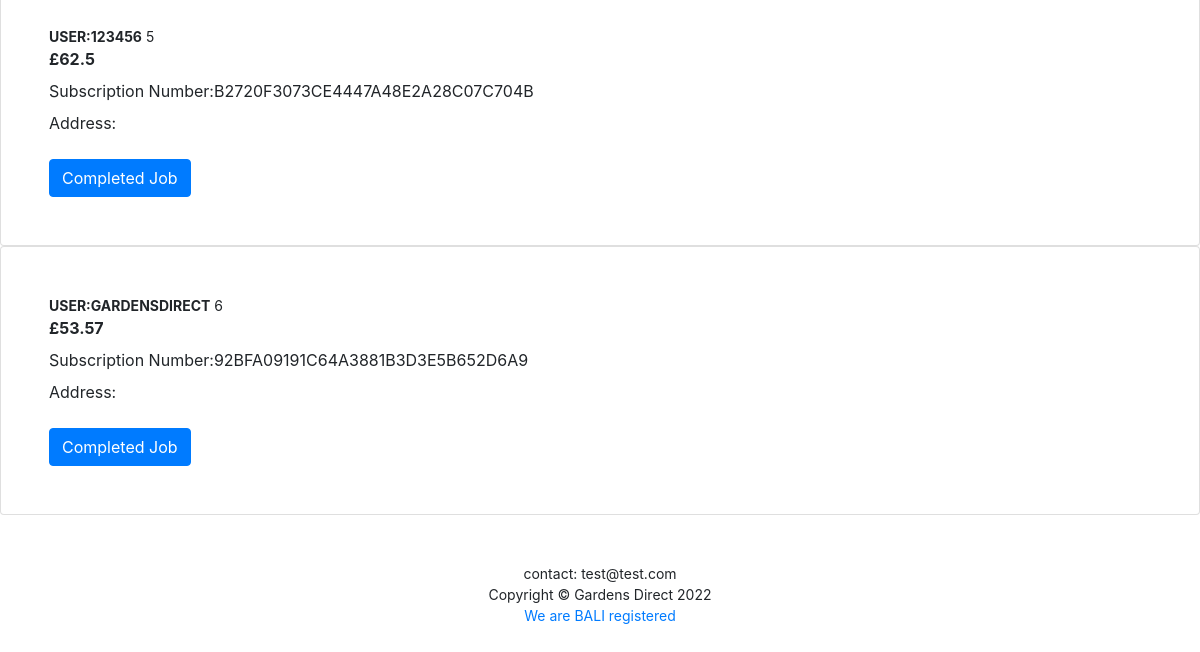
Page /site_owner/ (signed in, lower part) on the earlier database version.
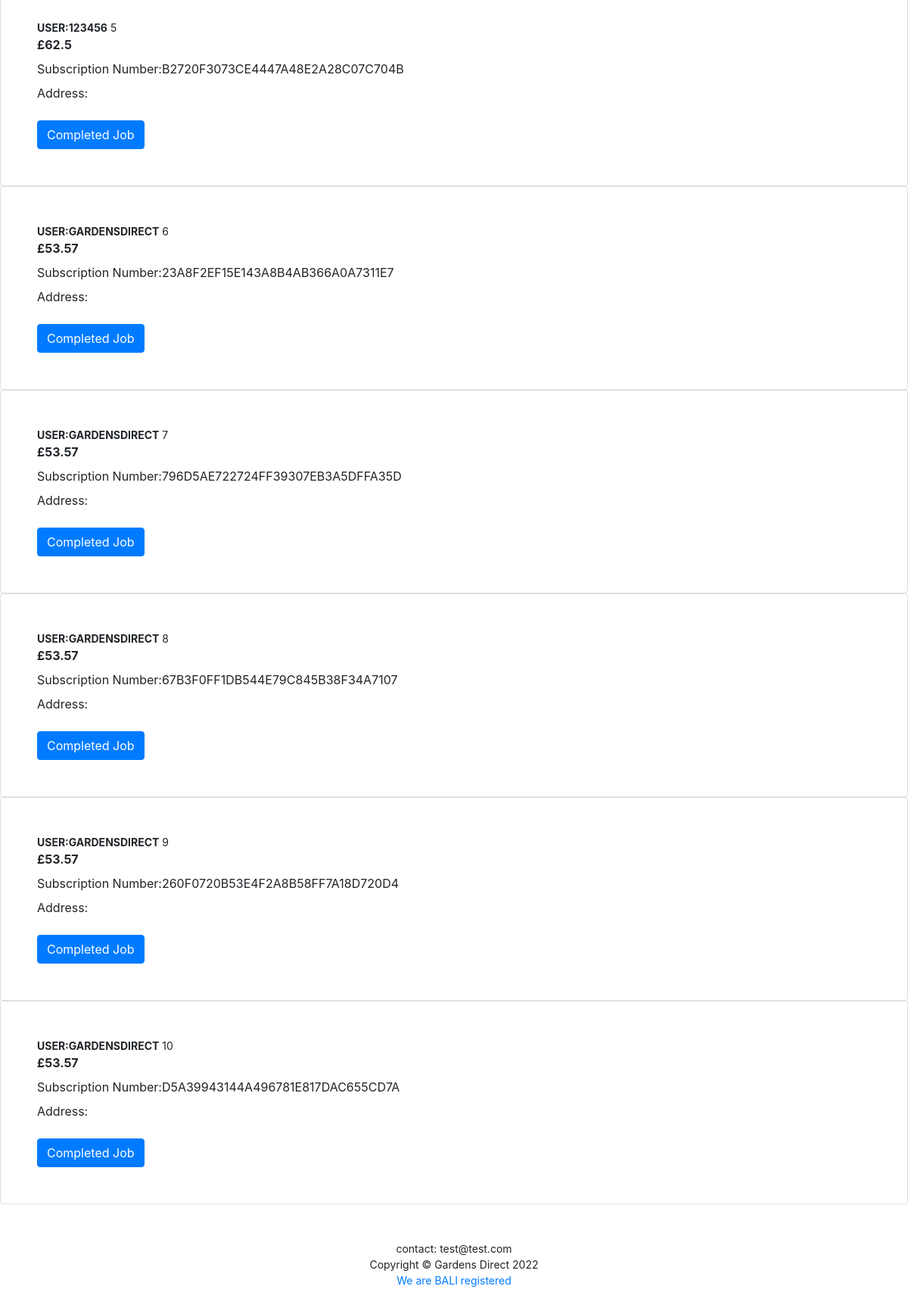
Same page on the later database version.
### calculator/models.py (models this page shows, shortened)
class sub_user_details(models.Model):
    subscription_number = models.CharField(max_length=32, null=False, editable= False, unique=True)
    user = models.ForeignKey(User,on_delete=models.CASCADE)
    subscription_cost = models.FloatField(default=0)
    address = models.CharField(max_length=100,)
    paid = models.BooleanField(default=False,)

### admin_products/views.py (the view)
# urls.py: path('', views.site_owner, name='site_owner'),
def site_owner(request):
    if not request.user.is_superuser:
        sweetify.error(request, title='Only Site Owners can do this')
        return redirect('/')
    else:
        form = admin_product_form(request.POST or None, request.FILES or None)
        if form.is_valid():
            form.save()
            sweetify.success(request, title='Product added')
    subscribers = sub_user_details.objects.all()
    product_details = Products.objects.all()
    context = {'form': form,
               'product_details': product_details,
               'subscribers': subscribers}
    template = 'product_add.html'
    return render(request, template, context)

### admin_products/templates/product_add.html (shortened to what this page needs)
{% extends "base.html" %}
{% load static %}
{% load crispy_forms_tags %}
{% block content %}
{% for person in subscribers %}
<div class="card mb-5 mb-xl-0">
    <div class="card-body p-5">
        <div class="small text-uppercase fw-bold">
            <strong>User:{{ person.user }}</strong>
            {{ person.id }}
        </div>
        <ul class="list-unstyled mb-4">
            <li class="mb-2">
                <strong>£{{ person.subscription_cost }}</strong>
            </li>
            <li class="mb-2">
                Subscription Number:{{ person.subscription_number }}
            </li>
            <li class="mb-2">
                Address:{{ person.address }}
            </li>
        </ul>
        <div class="d-grid"><a class="btn btn-primary" href="{% url 'delete_sub' person.id %}">Completed Job</a></div>
    </div>
</div>
{% endfor %}
{% endblock %}

### templates/base.html (shortened to what this page needs)
{% load static %}
<!doctype html>
<html lang="en">
  <head>
    {% block corecss %}
    <link rel="stylesheet" href="{% static 'css/base.css' %}">
    <link rel="stylesheet" href="https://cdn.jsdelivr.net/npm/bootstrap@4.6.1/dist/css/bootstrap.min.css">
    {% endblock %}
  </head>
  <body>
      {% block content %}
      {% endblock %}
  <footer class="py-5 bg-black">
    <div class="container px-5">
          <p class="m-0 text-center text-black small">contact: test@test.com</p>
          <p class="m-0 text-center text-black small">Copyright &copy; Gardens Direct 2022</p>
          <p class="m-0 text-center text-black small"><a href='https://www.bali.org.uk/home/'rel="nofollow">We are BALI registered</a></p>
    </div>
  </footer>
    {% load sweetify %}
  </body>
</html>

### static/css/base.css (style rules this page uses)
:root { --bs-blue:#0d6efd;--bs-indigo:#6610f2;--bs-purple:#6f42c1;--bs-pink:#d63384;--bs-red:#dc3545;--bs-orange:#fd7e14;--bs-yellow:#ffc107;--bs-green:#198754;--bs-teal:#20c997;--bs-cyan:#0dcaf0;--bs-white:#fff;--bs-gray:#6c757d;--bs-gray-dark:#343a40;--bs-gray-100:#f8f9fa;--bs-gray-200:#e9ecef;--bs-gray-300:#dee2e6;--bs-gray-400:#ced4da;--bs-gray-500:#adb5bd;--bs-gray-600:#6c757d;--bs-gray-700:#495057;--bs-gray-800:#343a40;--bs-gray-900:#212529;--bs-primary:#0d6efd;--bs-secondary:#6c757d;--bs-success:#198754;--bs-info:#0dcaf0;--bs-warning:#ffc107;--bs-danger:#dc3545;--bs-light:#f8f9fa;--bs-dark:#212529;--bs-primary-rgb:13,110,253;--bs-secondary-rgb:108,117,125;--bs-success-rgb:25,135,84;--bs-info-rgb:13,202,240;--bs-warning-rgb:255,193,7;--bs-danger-rgb:220,53,69;--bs-light-rgb:248,249,250;--bs-dark-rgb:33,37,41;--bs-white-rgb:255,255,255;--bs-black-rgb:0,0,0;--bs-body-color-rgb:33,37,41;--bs-body-bg-rgb:255,255,255;--bs-font-sans-serif:system-ui,-apple-system,"Segoe UI",Roboto,"Helvetica Neue",Arial,"Noto Sans","Liberation Sans",sans-serif,"Apple Color Emoji","Segoe UI Emoji","Segoe UI Symbol","Noto Color Emoji";--bs-font-monospace:SFMono-Regular,Menlo,Monaco,Consolas,"Liberation Mono","Courier New",monospace;--bs-gradient:linear-gradient(180deg,rgba(255,255,255,.15),rgba(255,255,255,0));--bs-body-font-family:var(--bs-font-sans-serif);--bs-body-font-size:1rem;--bs-body-font-weight:400;--bs-body-line-height:1.5;--bs-body-color:#212529;--bs-body-bg:#fff }

Differences in the rows shown:
changed sub_user_details id 6: subscription_number "92BFA09191C64A3881B3D3E5B652D6A9" → "23A8F2EF15E143A8B4AB366A0A7311E7"
added sub_user_details: user "GARDENSDIRECT", id "7", subscription_cost "53.57", subscription_number "796D5AE722724FF39307EB3A5DFFA35D"
added sub_user_details: user "GARDENSDIRECT", id "8", subscription_cost "53.57", subscription_number "67B3F0FF1DB544E79C845B38F34A7107"
added sub_user_details: user "GARDENSDIRECT", id "9", subscription_cost "53.57", subscription_number "260F0720B53E4F2A8B58FF7A18D720D4"
added sub_user_details: user "GARDENSDIRECT", id "10", subscription_cost "53.57", subscription_number "D5A39943144A496781E817DAC655CD7A"
